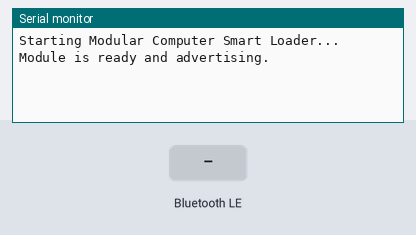
A program run on a simulated ESP32. On the bench: the last lines printed to the serial monitor. The inputs (shaded band) are chosen by the test bench. Nothing arrives over Bluetooth unless stated; a phone connects over Bluetooth LE 3 s after start.

Above: at 1.2 s.
1.3 s: Bluetooth LE write "1" received
At 2.5 s:
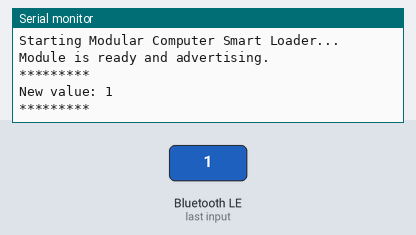
2.8 s: Bluetooth LE write "0" received
At 3.7 s:
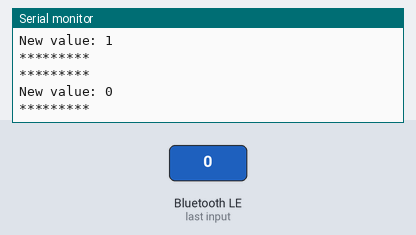
4.3 s: Bluetooth LE write "2" received
At 4.8 s:
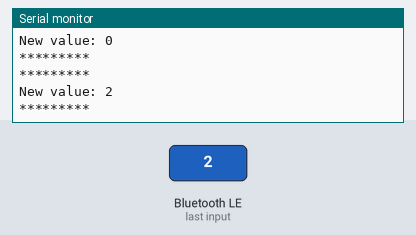

Measured:
- after the input at 1.3 s, the serial monitor: prints a new line at once (image 1)
- after the input at 2.8 s, the serial monitor: prints a new line at once (image 2)
- after the input at 4.3 s, the serial monitor: prints a new line at once (image 3)

The program:

main.cpp
```cpp
#include <Arduino.h>
#include <ArduinoJson.h>
#include <WiFi.h>
#include <BLEDevice.h>
#include <BLEUtils.h>
#include <BLEServer.h>

// Module Configuration
#define MODULE_ID "ESP32-CORE-001"
#define MODULE_TYPE "COMPUTE"
#define MODULE_VERSION "1.0.0"

const char* MODULE_REPO = "https://raw.githubusercontent.com/Ada40/modular-computer/main/modules/";

// BLE UUIDs
#define SERVICE_UUID        "4fafc201-1fb5-459e-8fcc-c5c9c331914b"
#define CHARACTERISTIC_UUID "beb5483e-36e1-4688-b7f5-ea07361b26a8"

class MyCallbacks: public BLECharacteristicCallbacks {
    void onWrite(BLECharacteristic *pCharacteristic) {
      std::string value = pCharacteristic->getValue();
      if (value.length() > 0) {
        Serial.println("*********");
        Serial.print("New value: ");
        for (int i = 0; i < value.length(); i++)
          Serial.print(value[i]);
        Serial.println();
        Serial.println("*********");
      }
    }
};

void setup() {
  Serial.begin(115200);
  Serial.println("Starting Modular Computer Smart Loader...");

  // Initialize BLE
  BLEDevice::init("Modular-ESP32");
  BLEServer *pServer = BLEDevice::createServer();
  BLEService *pService = pServer->createService(SERVICE_UUID);
  BLECharacteristic *pCharacteristic = pService->createCharacteristic(
                                         CHARACTERISTIC_UUID,
                                         BLECharacteristic::PROPERTY_READ |
                                         BLECharacteristic::PROPERTY_WRITE
                                       );

  pCharacteristic->setCallbacks(new MyCallbacks());

  // Set initial module info
  StaticJsonDocument<200> doc;
  doc["id"] = MODULE_ID;
  doc["type"] = MODULE_TYPE;
  doc["version"] = MODULE_VERSION;
  doc["capabilities"] = "WiFi, BLE, GPIO, UART";
  doc["download_url"] = String(MODULE_REPO) + "esp32/wifi-manager-v2.1.bin";

  char buffer[200];
  serializeJson(doc, buffer);
  pCharacteristic->setValue(buffer);

  pService->start();
  BLEAdvertising *pAdvertising = BLEDevice::getAdvertising();
  pAdvertising->addServiceUUID(SERVICE_UUID);
  pAdvertising->setScanResponse(true);
  pAdvertising->setMinPreferred(0x06);
  pAdvertising->setMinPreferred(0x12);
  BLEDevice::startAdvertising();

  Serial.println("Module is ready and advertising.");
}

void loop() {
  // Handle hot-swap logic or periodic tasks here
  delay(2000);
}
```
